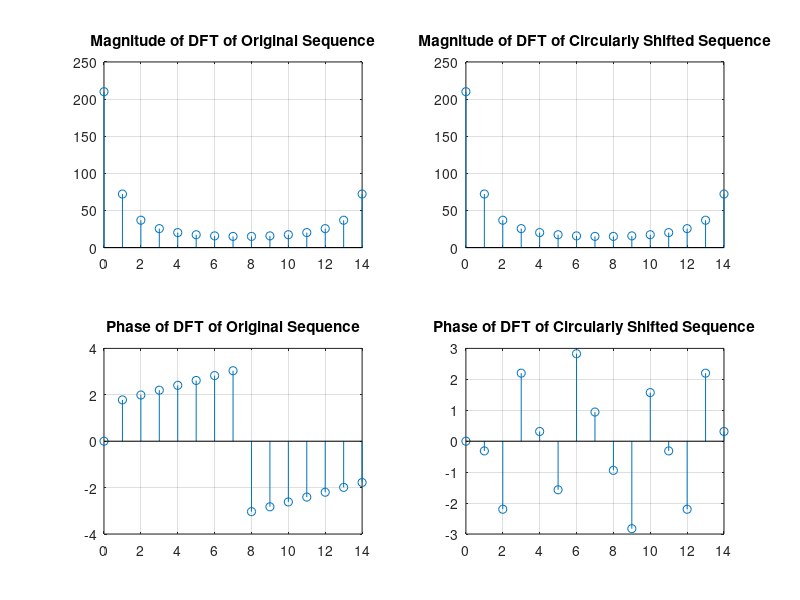

The MATLAB script that drew this image:
% Program P3_8
% Circular Time-Shifting Property of DFT
clf;
x = [0 2 4 6 8 10 12 14 16 18 20 22 24 26 28];
N = length(x)-1; n = 0:N;
y = circshift(x,5);
XF = fft(x);
YF = fft(y);
subplot(2,2,1)
stem(n,abs(XF));grid
title('Magnitude of DFT of Original Sequence');
subplot(2,2,2)
stem(n,abs(YF));grid
title('Magnitude of DFT of Circularly Shifted Sequence');
subplot(2,2,3)
stem(n,angle(XF));grid
title('Phase of DFT of Original Sequence');
subplot(2,2,4)
stem(n,angle(YF));grid
title('Phase of DFT of Circularly Shifted Sequence');
